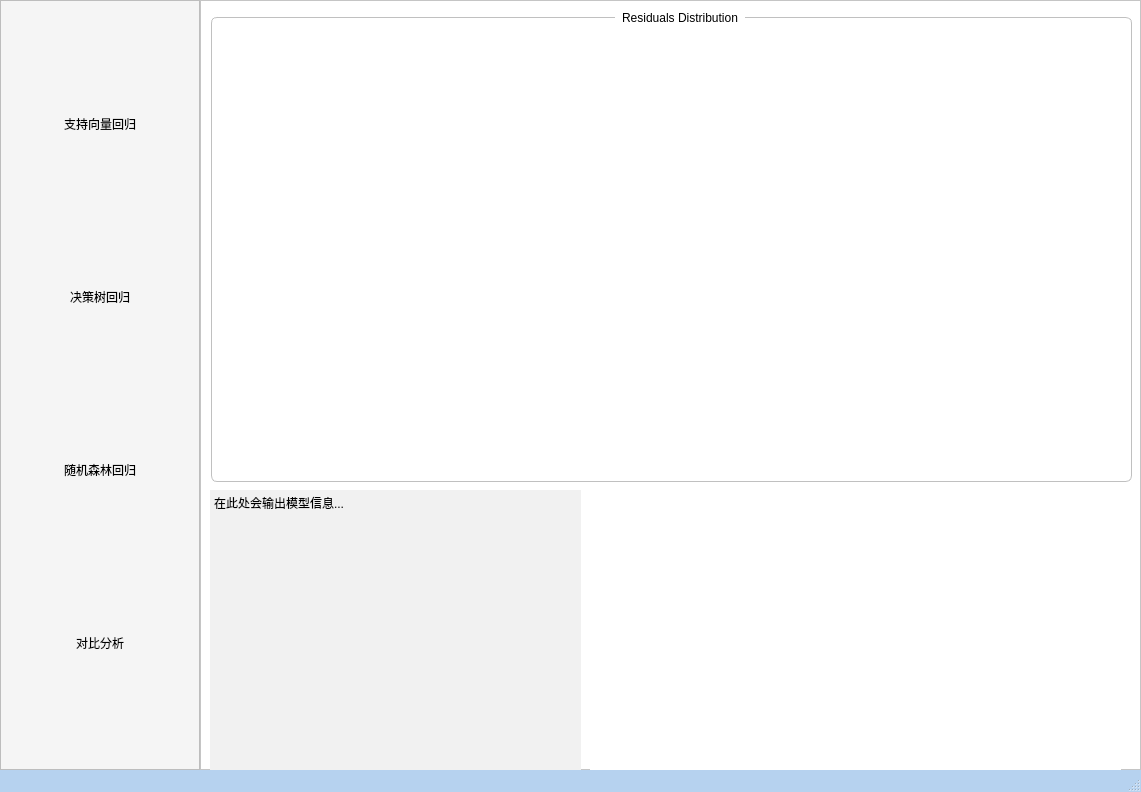
<?xml version="1.0" encoding="UTF-8"?>
<ui version="4.0">
 <class>MainWindow</class>
 <widget class="QMainWindow" name="MainWindow">
  <property name="geometry">
   <rect>
    <x>0</x>
    <y>0</y>
    <width>1141</width>
    <height>792</height>
   </rect>
  </property>
  <property name="windowTitle">
   <string>MainWindow</string>
  </property>
  <widget class="QWidget" name="centralwidget">
   <property name="styleSheet">
    <string notr="true">QFrame{
	margin:-5px;
}</string>
   </property>
   <layout class="QHBoxLayout" name="horizontalLayout">
    <property name="spacing">
     <number>0</number>
    </property>
    <property name="leftMargin">
     <number>0</number>
    </property>
    <property name="topMargin">
     <number>0</number>
    </property>
    <property name="rightMargin">
     <number>0</number>
    </property>
    <property name="bottomMargin">
     <number>0</number>
    </property>
    <item>
     <widget class="QFrame" name="frame">
      <property name="maximumSize">
       <size>
        <width>200</width>
        <height>16777215</height>
       </size>
      </property>
      <property name="styleSheet">
       <string notr="true">QFrame{
	background-color:rgb(245,245,245);
}</string>
      </property>
      <property name="frameShape">
       <enum>QFrame::StyledPanel</enum>
      </property>
      <property name="frameShadow">
       <enum>QFrame::Raised</enum>
      </property>
      <layout class="QVBoxLayout" name="verticalLayout" stretch="0,0,0,0">
       <property name="spacing">
        <number>0</number>
       </property>
       <property name="leftMargin">
        <number>0</number>
       </property>
       <property name="topMargin">
        <number>0</number>
       </property>
       <property name="rightMargin">
        <number>0</number>
       </property>
       <property name="bottomMargin">
        <number>0</number>
       </property>
       <item>
        <widget class="QPushButton" name="SVR">
         <property name="styleSheet">
          <string notr="true">QPushButton{
	background-color:rgb(245,245,245);
	height:100px;
	font: 16pt &quot;微软雅黑&quot;;
	border:none;


}
QPushButton:hover{
	background-color:rgb(255, 255, 255);
}
</string>
         </property>
         <property name="text">
          <string>支持向量回归</string>
         </property>
        </widget>
       </item>
       <item>
        <widget class="QPushButton" name="CART">
         <property name="minimumSize">
          <size>
           <width>0</width>
           <height>0</height>
          </size>
         </property>
         <property name="maximumSize">
          <size>
           <width>16777215</width>
           <height>16777215</height>
          </size>
         </property>
         <property name="mouseTracking">
          <bool>false</bool>
         </property>
         <property name="layoutDirection">
          <enum>Qt::LeftToRight</enum>
         </property>
         <property name="styleSheet">
          <string notr="true">QPushButton{
	background-color:rgb(245,245,245);
	height:100px;
	font: 16pt &quot;微软雅黑&quot;;
	border:none;


}
QPushButton:hover{
	background-color:rgb(255, 255, 255);
}
</string>
         </property>
         <property name="text">
          <string>决策树回归</string>
         </property>
         <property name="autoDefault">
          <bool>false</bool>
         </property>
        </widget>
       </item>
       <item>
        <widget class="QPushButton" name="RF">
         <property name="styleSheet">
          <string notr="true">QPushButton{
	background-color:rgb(245,245,245);
	height:100px;
	font: 16pt &quot;微软雅黑&quot;;
	border:none;


}
QPushButton:hover{
	background-color:rgb(255, 255, 255);
}
</string>
         </property>
         <property name="text">
          <string>随机森林回归</string>
         </property>
        </widget>
       </item>
       <item>
        <widget class="QPushButton" name="pushButton">
         <property name="styleSheet">
          <string notr="true">QPushButton{
	background-color:rgb(245,245,245);
	height:100px;
	font: 16pt &quot;微软雅黑&quot;;
	border:none;


}
QPushButton:hover{
	background-color:rgb(255, 255, 255);
}
</string>
         </property>
         <property name="text">
          <string>对比分析</string>
         </property>
        </widget>
       </item>
      </layout>
     </widget>
    </item>
    <item>
     <widget class="QFrame" name="frame_2">
      <property name="styleSheet">
       <string notr="true">QFrame{
	background-color:rgb(255,255,255);
}</string>
      </property>
      <property name="frameShape">
       <enum>QFrame::StyledPanel</enum>
      </property>
      <property name="frameShadow">
       <enum>QFrame::Raised</enum>
      </property>
      <widget class="QTextEdit" name="textEdit">
       <property name="geometry">
        <rect>
         <x>10</x>
         <y>490</y>
         <width>371</width>
         <height>291</height>
        </rect>
       </property>
       <property name="styleSheet">
        <string notr="true">background-color: rgb(241,241,241);
font: 9pt &quot;微软雅黑&quot;;
border: 1px solid silver;
border-radius: 6px;</string>
       </property>
       <property name="html">
        <string>&lt;!DOCTYPE HTML PUBLIC &quot;-//W3C//DTD HTML 4.0//EN&quot; &quot;http://www.w3.org/TR/REC-html40/strict.dtd&quot;&gt;
&lt;html&gt;&lt;head&gt;&lt;meta name=&quot;qrichtext&quot; content=&quot;1&quot; /&gt;&lt;style type=&quot;text/css&quot;&gt;
p, li { white-space: pre-wrap; }
&lt;/style&gt;&lt;/head&gt;&lt;body style=&quot; font-family:'微软雅黑'; font-size:9pt; font-weight:400; font-style:normal;&quot;&gt;
&lt;p style=&quot; margin-top:0px; margin-bottom:0px; margin-left:0px; margin-right:0px; -qt-block-indent:0; text-indent:0px; -qt-user-state:131073;&quot;&gt;在此处会输出模型信息...&lt;/p&gt;&lt;/body&gt;&lt;/html&gt;</string>
       </property>
      </widget>
      <widget class="QTableWidget" name="tableWidget">
       <property name="geometry">
        <rect>
         <x>390</x>
         <y>500</y>
         <width>531</width>
         <height>271</height>
        </rect>
       </property>
       <property name="styleSheet">
        <string notr="true">background-color: rgb(255,255,255);
font: 9pt &quot;微软雅黑&quot;;
border: 1px solid silver;
border-radius: 6px;</string>
       </property>
      </widget>
      <widget class="QGroupBox" name="groupBox">
       <property name="geometry">
        <rect>
         <x>11</x>
         <y>11</y>
         <width>921</width>
         <height>471</height>
        </rect>
       </property>
       <property name="acceptDrops">
        <bool>false</bool>
       </property>
       <property name="autoFillBackground">
        <bool>false</bool>
       </property>
       <property name="styleSheet">
        <string notr="true">QGroupBox {
	font: 75 12pt &quot;微软雅黑&quot;;
	background-color: rgb(255,255,255);
    border: 1px solid silver;
    border-radius: 6px;
    margin-top: 6px;
}

QGroupBox::title {
    subcontrol-origin: margin;
    subcontrol-position: top ;
    left: 7px;
    padding: 0px 5px 0px 5px;
}</string>
       </property>
       <property name="title">
        <string>Residuals Distribution</string>
       </property>
      </widget>
     </widget>
    </item>
   </layout>
  </widget>
  <widget class="QMenuBar" name="menubar">
   <property name="geometry">
    <rect>
     <x>0</x>
     <y>0</y>
     <width>1141</width>
     <height>26</height>
    </rect>
   </property>
  </widget>
  <widget class="QStatusBar" name="statusbar">
   <property name="styleSheet">
    <string notr="true">QStatusBar{
	
	background-color: rgb(182, 210, 239);
}</string>
   </property>
  </widget>
 </widget>
 <resources/>
 <connections/>
</ui>
